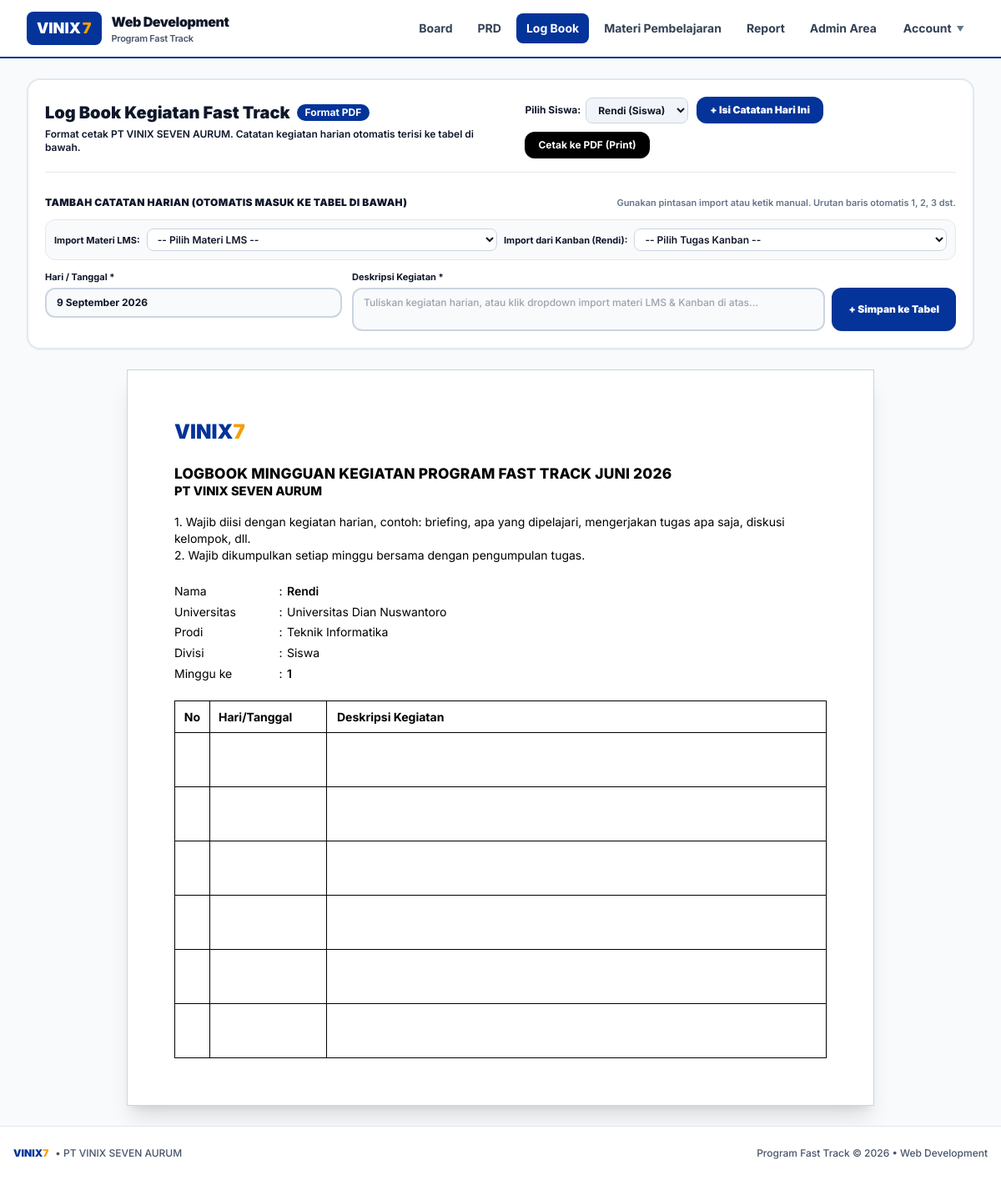
The app's page /logbook.php (signed in) with its own data.
### tables this page shows
CREATE TABLE members (
            id TEXT PRIMARY KEY,
            name TEXT NOT NULL,
            role TEXT NOT NULL,
            team_id TEXT,
            phone TEXT,
            email TEXT,
            university TEXT,
            major TEXT,
            token TEXT UNIQUE NOT NULL,
            created_at TEXT NOT NULL
        , password_hash TEXT DEFAULT '', invite_used INTEGER DEFAULT 0);

### logbook.php (the view, shortened to what this page needs)
<?php
require_once __DIR__ . '/includes/header.php';
$selectedWeek = (int)($_GET['week'] ?? 1);
if ($currentRole === 'siswa') {
    $viewStudentId = $currentStudent['id'] ?? 'mem-pm-1';
} else {
    $viewStudentId = $_GET['student_id'] ?? ($teamStudents[0]['id'] ?? 'mem-pm-1');
}
$stmt = $pdo->prepare("SELECT * FROM members WHERE id = ? LIMIT 1");
$stmt->execute([$viewStudentId]);
$targetStudent = $stmt->fetch() ?: $currentStudent ?: [
    'id' => 'mem-pm-1',
    'name' => 'Ahmad Rizky',
    'university' => 'Universitas Dian Nuswantoro',
    'major' => 'Teknik Informatika',
    'role' => 'siswa'
];
?>
<div class="space-y-6">
    <div class="no-print bg-white rounded-2xl p-5 border-2 border-slate-200 shadow-sm space-y-4">
        <div class="flex flex-col md:flex-row md:items-center justify-between gap-4">
            <div>
                <div class="flex items-center gap-2">
                    <h1 class="text-xl font-black text-black">Log Book Kegiatan Fast Track</h1>
                    <span class="px-2.5 py-0.5 rounded-full bg-[#043399] text-white text-xs font-bold">
                        Format PDF
                    </span>
                </div>
                <p class="text-xs text-black font-semibold mt-1">
                    Format cetak PT VINIX SEVEN AURUM. Catatan kegiatan harian otomatis terisi ke tabel di bawah.
                </p>
            </div>
            <div class="flex flex-wrap items-center gap-2.5">
                <?php if ($currentRole === 'guru' && count($teamStudents) > 0): ?>
                    <div class="flex items-center gap-1.5 text-xs">
                        <span class="font-bold text-black">Pilih Siswa:</span>
                        <select onchange="window.location.href='logbook.php?student_id=' + this.value" class="bg-slate-100 border border-slate-300 font-bold text-black rounded-lg px-2.5 py-1.5 text-xs focus:outline-none cursor-pointer">
                            <?php foreach ($teamStudents as $st): ?>
                                <option value="<?= htmlspecialchars($st['id']) ?>" <?= $st['id'] === $targetStudent['id'] ? 'selected' : '' ?>>
                                    <?= htmlspecialchars($st['name']) ?> (Siswa)
                                </option>
                            <?php endforeach; ?>
                        </select>
                    </div>
                <?php endif; ?>
                <button type="button" onclick="openLogbookModal()" class="px-4 py-2 rounded-xl bg-[#043399] hover:bg-[#021f5c] text-white font-black text-xs shadow-sm transition active:scale-95 flex items-center gap-1.5">
                    + Isi Catatan Hari Ini
                </button>
                <button type="button" onclick="window.print()" class="px-4 py-2 rounded-xl bg-black hover:bg-slate-800 text-white font-bold text-xs shadow-sm transition active:scale-95">
                    Cetak ke PDF (Print)
                </button>
            </div>
        </div>
        <div class="pt-4 border-t border-slate-200">
            <form id="quickLogbookForm" onsubmit="handleQuickLogbookSubmit(event)" class="space-y-3">
                <div class="flex flex-col sm:flex-row sm:items-center justify-between gap-1 text-xs">
                    <span class="font-black text-black uppercase tracking-wide">
                        Tambah Catatan Harian (Otomatis Masuk ke Tabel di Bawah)
                    </span>
                    <span class="text-[11px] text-slate-500 font-semibold">
                        Gunakan pintasan import atau ketik manual. Urutan baris otomatis 1, 2, 3 dst.
                    </span>
                </div>
                <div class="grid grid-cols-1 sm:grid-cols-2 gap-2 text-xs bg-slate-50 p-2.5 rounded-xl border border-slate-200">
                    <div class="flex items-center gap-2">
                        <span class="font-bold text-[11px] text-black shrink-0">Import Materi LMS:</span>
                        <select onchange="importToTextarea(this.value, 'entryDescInput', 'lms')" class="w-full bg-white border border-slate-300 font-semibold text-black rounded-lg px-2 py-1 text-xs focus:outline-none focus:border-[#043399] cursor-pointer">
                            <option value="">-- Pilih Materi LMS --</option>
                        </select>
                    </div>
                    <div class="flex items-center gap-2">
                        <span class="font-bold text-[11px] text-black shrink-0">Import dari Kanban (<?= htmlspecialchars($targetStudent['name']) ?>):</span>
                        <select onchange="importKanbanToTextarea(this, 'entryDescInput')" class="w-full bg-white border border-slate-300 font-semibold text-black rounded-lg px-2 py-1 text-xs focus:outline-none focus:border-[#043399] cursor-pointer">
                            <option value="">-- Pilih Tugas Kanban --</option>
                        </select>
                    </div>
                </div>
                <div class="grid grid-cols-1 md:grid-cols-12 gap-3 items-start">
                    <div class="md:col-span-4">
                        <label class="block text-[11px] font-bold text-black mb-1">Hari / Tanggal *</label>
                        <input type="text" name="entry_date" id="entryDateInput" required value="<?= date('j F Y') ?>" placeholder="Contoh: 10 Maret 2026" class="w-full px-3 py-2 bg-slate-50 border-2 border-slate-300 rounded-xl text-xs font-bold text-black focus:bg-white focus:outline-none focus:border-[#043399]">
                    </div>
                    <div class="md:col-span-8">
                        <label class="block text-[11px] font-bold text-black mb-1">Deskripsi Kegiatan *</label>
                        <div class="flex gap-2">
                            <textarea name="description" id="entryDescInput" rows="2" required placeholder="Tuliskan kegiatan harian, atau klik dropdown import materi LMS & Kanban di atas..." class="w-full px-3 py-2 bg-slate-50 border-2 border-slate-300 rounded-xl text-xs font-medium text-black focus:bg-white focus:outline-none focus:border-[#043399] resize-none"></textarea>
                            <button type="submit" class="px-5 py-2 rounded-xl bg-[#043399] hover:bg-[#021f5c] text-white font-black text-xs shrink-0 shadow-sm transition active:scale-95 flex items-center justify-center">
                                + Simpan ke Tabel
                            </button>
                        </div>
                    </div>
                </div>
            </form>
        </div>
    </div>
    <div class="logbook-official-sheet bg-white p-8 sm:p-14 max-w-4xl mx-auto text-black border border-slate-300 shadow-xl print:shadow-none print:border-none print:p-0">
        <div class="mb-5">
            <?php if (file_exists(__DIR__ . '/logo/LOGO VINIX.png')): ?>
                <img src="logo/LOGO VINIX.png" alt="VINIX7" style="height: 38px; width: auto;" class="object-contain">
            <?php else: ?>
                <div style="font-size: 24px; font-weight: 900; color: #043399;">
                    VINIX<span style="color: #f59e0b;">7</span>
                </div>
            <?php endif; ?>
        </div>
        <div style="margin-bottom: 16px;">
            <div style="font-weight: 800; font-size: 13pt; text-transform: uppercase; line-height: 1.35; color: #000; letter-spacing: 0.2px;">
                LOGBOOK MINGGUAN KEGIATAN PROGRAM FAST TRACK JUNI 2026
            </div>
            <div style="font-weight: 800; font-size: 11pt; text-transform: uppercase; line-height: 1.35; color: #000; margin-top: 1px;">
                PT VINIX SEVEN AURUM
            </div>
        </div>
        <div style="font-size: 10.5pt; line-height: 1.45; color: #000; margin-bottom: 20px;">
            <div>1. Wajib diisi dengan kegiatan harian, contoh: briefing, apa yang dipelajari, mengerjakan tugas apa saja, diskusi kelompok, dll.</div>
            <div>2. Wajib dikumpulkan setiap minggu bersama dengan pengumpulan tugas.</div>
        </div>
        <div style="font-size: 10.5pt; line-height: 1.55; color: #000; margin-bottom: 20px;">
            <table style="border: none; border-collapse: collapse; font-size: 10.5pt; color: #000;">
                <tr>
                    <td style="width: 120px; padding: 1.5px 0;">Nama</td>
                    <td style="width: 15px; padding: 1.5px 0; text-align: center;">:</td>
                    <td style="padding: 1.5px 0; font-weight: 600;"><?= htmlspecialchars($targetStudent['name'] ?? 'Ahmad Rizky') ?></td>
                </tr>
                <tr>
                    <td style="padding: 1.5px 0;">Universitas</td>
                    <td style="padding: 1.5px 0; text-align: center;">:</td>
                    <td style="padding: 1.5px 0;"><?= htmlspecialchars($targetStudent['university'] ?? 'Universitas Dian Nuswantoro') ?></td>
                </tr>
                <tr>
                    <td style="padding: 1.5px 0;">Prodi</td>
                    <td style="padding: 1.5px 0; text-align: center;">:</td>
                    <td style="padding: 1.5px 0;"><?= htmlspecialchars($targetStudent['major'] ?? 'Teknik Informatika') ?></td>
                </tr>
                <tr>
                    <td style="padding: 1.5px 0;">Divisi</td>
                    <td style="padding: 1.5px 0; text-align: center;">:</td>
                    <td style="padding: 1.5px 0;">Siswa</td>
                </tr>
                <tr>
                    <td style="padding: 1.5px 0;">Minggu ke</td>
                    <td style="padding: 1.5px 0; text-align: center;">:</td>
                    <td style="padding: 1.5px 0; font-weight: 600;"><?= $selectedWeek ?></td>
                </tr>
            </table>
        </div>
        <table style="width: 100%; border-collapse: collapse; border: 1.5px solid #000; font-size: 10.5pt; color: #000;">
            <thead>
                <tr>
                    <th style="border: 1.5px solid #000; padding: 8px 6px; width: 42px; text-align: center; font-weight: 700; color: #000;">No</th>
                    <th style="border: 1.5px solid #000; padding: 8px 10px; width: 140px; text-align: left; font-weight: 700; color: #000;">Hari/Tanggal</th>
                    <th style="border: 1.5px solid #000; padding: 8px 12px; text-align: left; font-weight: 700; color: #000;">Deskripsi Kegiatan</th>
                </tr>
            </thead>
            <tbody>
                <?php
                $rowCount = 0;
                ?>
                <?php for ($i = $rowCount + 1; $i <= max(6, $rowCount); $i++): ?>
                    <tr style="height: 65px; vertical-align: top;">
                        <td style="border: 1.5px solid #000; padding: 8px 6px; text-align: center;"></td>
                        <td style="border: 1.5px solid #000; padding: 8px 10px;"></td>
                        <td style="border: 1.5px solid #000; padding: 8px 12px;"></td>
                    </tr>
                <?php endfor; ?>
            </tbody>
        </table>
    </div>
</div>
<?php require_once __DIR__ . '/includes/footer.php'; ?>

### assets/css/custom.css (style rules this page uses)
:root { --vinix-blue: #043399; --vinix-blue-dark: #021f5c; --vinix-blue-light: #eef3fc; --vinix-yellow: #f59e0b; --vinix-yellow-dark: #d97706; --vinix-yellow-light: #fef8ee; --text-black: #0f172a; --text-dark: #1e293b; }
body { font-family: 'Inter', -apple-system, BlinkMacSystemFont, "Segoe UI", Roboto, sans-serif; color: var(--text-black); background-color: #f8fafc; }
h1, h2, h3, h4, h5, h6, p, span, td, th, label, div { color: inherit; }
.text-white { color: #ffffff !important; }
.text-black { color: #000000 !important; }

### includes/header.php (style rules this page uses)
body { font-family: 'Inter', -apple-system, BlinkMacSystemFont, "Segoe UI", Roboto, sans-serif; color: #0f172a; }
h1, h2, h3, h4, h5, h6, p, span, td, th, label, div, input, textarea, select { color: inherit; }
.text-white { color: #ffffff !important; }
.text-black { color: #0f172a !important; }

### records on screen
members: name "Rendi", university "Universitas Dian Nuswantoro", major "Teknik Informatika"

### other values on screen
$selectedWeek "1"
form field value "Rendi (Siswa)"
